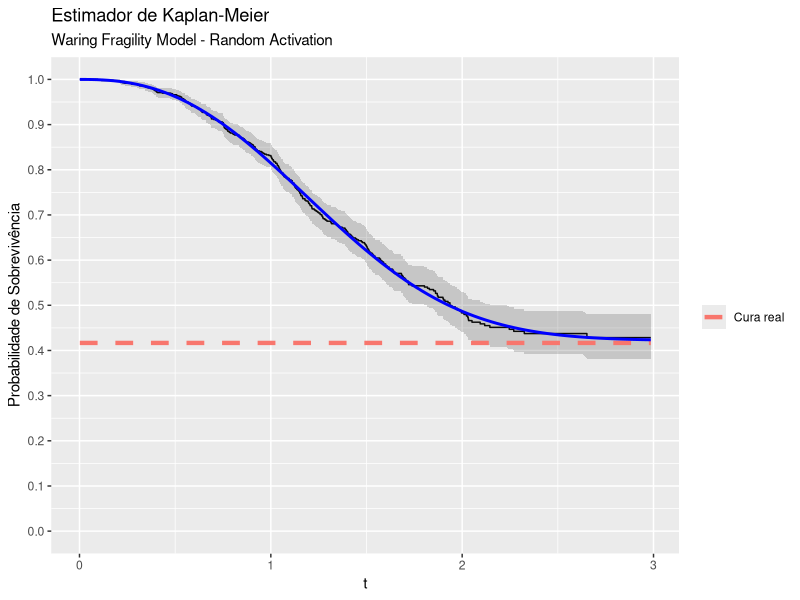

Reproduce this figure in R.
library(purrr) # install.packages("purrr")
library(rlang) # install.packages("rlang")
library(tibble) # install.packages("tibble")
library(ggplot2) # install.packages("ggplot2")
library(cowplot) # install.packages("cowplot")
library(survival) # install.packages("survival")
library(glue) # install.pakcages("glue")

rm(list = ls(all = TRUE))

# Funcao que usaremos para gerar os dados
random_cure <-
  function(n = 1L,
           cure_fraction,
           quantile_function,
           cdf = NULL,
           t_max = NULL,
           uniform_censoring = TRUE,
           lower = 0,
           upper = 50,
           args_model) {
    find_root <- function(u, ...) {
      uniroot(\(x) cdf(x, ...) - u, lower = lower, upper = upper, tol = .Machine$double.eps^0.5)$root
    }
    find_root <- Vectorize(FUN = find_root, vectorize.args = c("u"))

    c <- rbinom(n = n, size = 1L, prob = 1 - cure_fraction)
    u <- runif(n = n, min = 0, max = 1 - cure_fraction)

    if (is.function(quantile_function)) {
      quantile_function <- purrr::partial(.f = quantile_function, !!!args_model)
    } else if (is.function(cdf)) {
      quantile_function <- purrr::partial(.f = find_root, !!!args_model)
    } else {
      stop("Invalid input: You must provide either a valid quantile function (quantile_function) or a cumulative distribution function (cdf).")
    }

    t <- quantile_function(u)
    t_c <- ifelse(c, yes = t, no = .Machine$double.xmax)

    if (!is.null(t_max)) {
      t_observed <- pmin(t_c, t_max)
      delta <- ifelse(t_observed < t_max, yes = 1L, no = 0L)
    } else {
      t_max <- max(t * c)
      if (uniform_censoring) {
        w <- runif(n = n, min = 0, max = t_max)
      } else {
        w <- rexp(n = n, rate = t_max)
      }
      t_observed <- pmin(t_c, w)
      delta <- ifelse(t_observed < w, yes = 1L, no = 0L)
    }
    return(tibble::tibble(t = t_observed, delta = delta))
  }

# Função usada para construir o Kaplan-Meier mais fácil no ggplot2
plot_kaplan <- function(dados, cura_real = NULL) {
  dados_surv <- Surv(time = dados$t, event = dados$delta)
  km_fit <- survfit(dados_surv ~ 1)

  km_data <- data.frame(
    time = km_fit$time,
    surv = km_fit$surv,
    upper = km_fit$upper,
    lower = km_fit$lower
  )

  ggplot(km_data, aes(x = time, y = surv)) +
    geom_step() +
    geom_ribbon(aes(ymin = lower, ymax = upper), alpha = 0.2) +
    labs(x = "Tempo", y = "Probabilidade de Sobrevivência", title = "Curva de Kaplan-Meier") +
    stat_summary(geom = "line", fun = \(i) cura_real, aes(color = "Cura real"), linewidth = 1.5, linetype = 2) +
    scale_y_continuous(limits = c(0, 1), n.breaks = 10) +
    labs(x = "t") +
    guides(color = guide_legend(title = ""))
}

quantile_model_exp <- function(u, rho, a, lambda) {
  -log((a - a * u - rho * u) / a) / lambda
}

# Waring Fragility Model - Random Activation
# G is the baseline distribution
# rho > 2. Se rho < 2, a variância da distribuição é infinita.
# a > 0
surv_wfm_random <- function(G) {
  function(t, rho, a, ...) {
    cure <- rho / (a + rho)
    cure + (1 - cure) * (1 - G(t, ...))
  }
}
desity_wfm_random <- function(g) {
  function(t, rho, a, ...) {
    cure <- rho / (a + rho)
    (1 - cure) * g(t, ...)
  }
}

# Criando automaticamente a função de sobrevivência do modelo com
# ativação aleatória, com G ~ Weibull
# Aqui você cria qualquer sobrevivencia, distribuição acumulada e densidade
# do seu modelo.
surv_wfm_random_weibull <- surv_wfm_random(G = pweibull) # Basta passar a G

cdf_wfm_random_weibull <- function(t, rho, a, shape, scale) {
  1 - surv_wfm_random_weibull(t, rho, a, shape = shape, scale = scale)
}

pdf_wfm_random_weibull <- desity_wfm_random(g = dweibull) # Basta passar a g

# Dados verdadeiros
rho <- 2.5
a <- 3.5
shape <- 2.5
scale <- 1.5
cura <- rho / (a + rho) # rho > 2

# Gerando dados
set.seed(0)
dados <- random_cure(
  n = 1000L,
  cure_fraction = cura,
  quantile_function = NULL,
  cdf = cdf_wfm_random_weibull,
  t_max = NULL,
  lower = 0,
  upper = 30,
  args_model = list(rho = rho, a = a, shape = shape, scale = scale),
  uniform_censoring = TRUE
)

p1 <-
  plot_kaplan(dados, cura_real = cura) +
  ggtitle("Estimador de Kaplan-Meier", "Waring Fragility Model - Random Activation")


# Estimação ---------------------------------------------------------------
# Função de log-verossimilhança
log_likelihood <- function(t, delta, rho, a, shape, scale){
  term_1 <- delta * log(pdf_wfm_random_weibull(t = t, rho = rho, a = a, shape = shape, scale = scale))
  term_2 <- (1 - delta) * log(surv_wfm_random_weibull(t = t, rho = rho, a = a, shape = shape, scale = scale))
  -sum(term_1 + term_2)
}

log_likelihood(t = dados$t, delta = dados$delta, rho = rho, a = a, shape = shape, scale = scale)

try_log_likelihood <- function(...) {
  tryCatch(
    log_likelihood(...),
    error = function(e) Inf
  )
}

emv <-
  optim(
    par = c(rho, a, shape, scale),
    fn = \(par) try_log_likelihood(t = dados$t, delta = dados$delta, rho = par[1], a = par[2], shape = par[3], scale = par[4]),
    method = "BFGS"
  )

# Adiciona ao gráfico uma curva de sobrevivência estimada
p1 +
  stat_function(
    fun = \(t) surv_wfm_random_weibull(t, rho = emv$par[1], a = emv$par[2], shape = emv$par[3], scale = emv$par[4]),
    color = "blue",
    size = 1,
    aes(color = "Sobrevivência estimada")
  ) 
